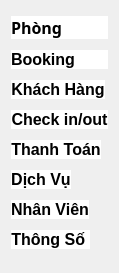
   <widget class="QWidget" name="verticalLayoutWidget">
    <property name="geometry">
     <rect>
      <x>20</x>
      <y>140</y>
      <width>111</width>
      <height>273</height>
     </rect>
    </property>
    <layout class="QVBoxLayout" name="verticalLayout">
     <item>
      <widget class="QPushButton" name="pushButton">
       <property name="font">
        <font>
         <family>Montserrat</family>
         <pointsize>12</pointsize>
         <weight>75</weight>
         <bold>true</bold>
        </font>
       </property>
       <property name="layoutDirection">
        <enum>Qt::LeftToRight</enum>
       </property>
       <property name="styleSheet">
        <string notr="true">QPushButton {
	background-color:white;
	border:1px;
	font-family: &quot;Montserrat&quot;;
	font-size:12pt;
	font-weight: bold;
	text-align: left;
}
QPushButton:hover {
	background-color:white;
	border:1px;
	font-family: &quot;Montserrat&quot;;
	font-size:13pt;
	font-weight: bold;
	text-align: left;
}
	</string>
       </property>
       <property name="text">
        <string>Phòng</string>
       </property>
      </widget>
     </item>
     <item>
      <widget class="QPushButton" name="pushButton_2">
       <property name="styleSheet">
        <string notr="true">QPushButton {
	background-color:white;
	border:1px;
	font-family: &quot;Montserrat&quot;;
	font-size:12pt;
	font-weight: bold;
	text-align: left;
}
QPushButton:hover {
	background-color:white;
	border:1px;
	font-family: &quot;Montserrat&quot;;
	font-size:13pt;
	font-weight: bold;
	text-align: left;
}</string>
       </property>
       <property name="text">
        <string>Booking</string>
       </property>
      </widget>
     </item>
     <item alignment="Qt::AlignLeft">
      <widget class="QPushButton" name="pushButton_8">
       <property name="styleSheet">
        <string notr="true">QPushButton {
	background-color:white;
	border:1px;
	font-family: &quot;Montserrat&quot;;
	font-size:12pt;
	font-weight: bold;
}
QPushButton:hover {
	background-color:white;
	border:1px;
	font-family: &quot;Montserrat&quot;;
	font-size:13pt;
	font-weight: bold;
	text-align: left;
}</string>
       </property>
       <property name="text">
        <string>Khách Hàng</string>
       </property>
      </widget>
     </item>
     <item alignment="Qt::AlignLeft">
      <widget class="QPushButton" name="pushButton_3">
       <property name="styleSheet">
        <string notr="true">QPushButton {
	background-color:white;
	border:1px;
	font-family: &quot;Montserrat&quot;;
	font-size:12pt;
	font-weight: bold;
}
QPushButton:hover {
	background-color:white;
	border:1px;
	font-family: &quot;Montserrat&quot;;
	font-size:13pt;
	font-weight: bold;
	text-align: left;
}</string>
       </property>
       <property name="text">
        <string>Check in/out</string>
       </property>
      </widget>
     </item>
     <item alignment="Qt::AlignLeft">
      <widget class="QPushButton" name="pushButton_4">
       <property name="styleSheet">
        <string notr="true">QPushButton {
	background-color:white;
	border:1px;
	font-family: &quot;Montserrat&quot;;
	font-size:12pt;
	font-weight: bold;
}
QPushButton:hover {
	background-color:white;
	border:1px;
	font-family: &quot;Montserrat&quot;;
	font-size:13pt;
	font-weight: bold;
	text-align: left;
}</string>
       </property>
       <property name="text">
        <string>Thanh Toán</string>
       </property>
      </widget>
     </item>
     <item alignment="Qt::AlignLeft">
      <widget class="QPushButton" name="pushButton_5">
       <property name="styleSheet">
        <string notr="true">QPushButton {
	background-color:white;
	border:1px;
	font-family: &quot;Montserrat&quot;;
	font-size:12pt;
	font-weight: bold;
}
QPushButton:hover {
	background-color:white;
	border:1px;
	font-family: &quot;Montserrat&quot;;
	font-size:13pt;
	font-weight: bold;
	text-align: left;
}</string>
       </property>
       <property name="text">
        <string>Dịch Vụ</string>
       </property>
      </widget>
     </item>
     <item alignment="Qt::AlignLeft">
      <widget class="QPushButton" name="pushButton_6">
       <property name="styleSheet">
        <string notr="true">QPushButton {
	background-color:white;
	border:1px;
	font-family: &quot;Montserrat&quot;;
	font-size:12pt;
	font-weight: bold;
}
QPushButton:hover {
	background-color:white;
	border:1px;
	font-family: &quot;Montserrat&quot;;
	font-size:13pt;
	font-weight: bold;
	text-align: left;
}</string>
       </property>
       <property name="text">
        <string>Nhân Viên</string>
       </property>
      </widget>
     </item>
     <item alignment="Qt::AlignLeft">
      <widget class="QPushButton" name="pushButton_7">
       <property name="styleSheet">
        <string notr="true">QPushButton {
	background-color:white;
	border:1px;
	font-family: &quot;Montserrat&quot;;
	font-size:12pt;
	font-weight: bold;
}
QPushButton:hover {
	background-color:white;
	border:1px;
	font-family: &quot;Montserrat&quot;;
	font-size:13pt;
	font-weight: bold;
	text-align: left;
}</string>
       </property>
       <property name="text">
        <string>Thông Số </string>
       </property>
      </widget>
     </item>
    </layout>
   </widget>
